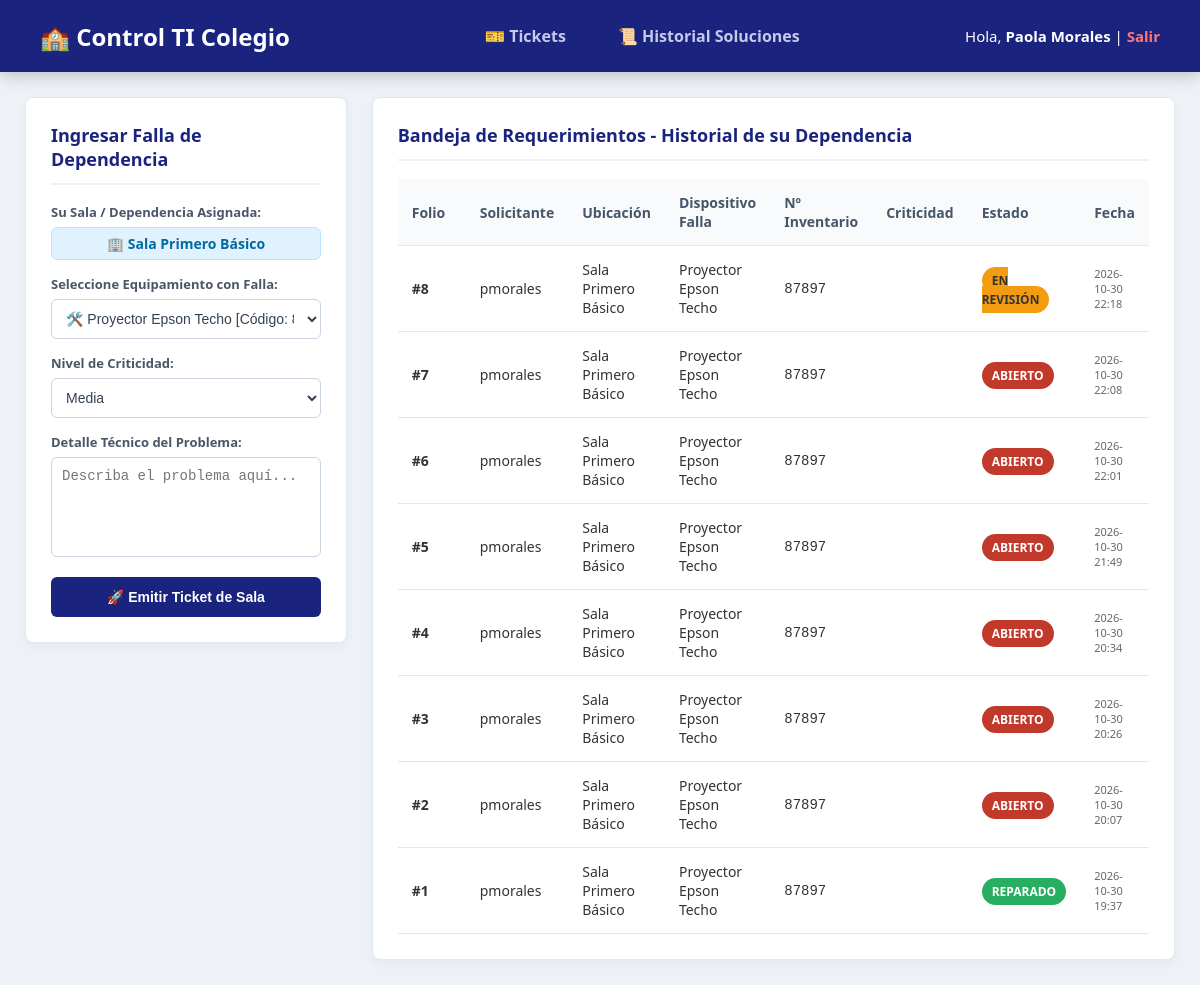
Screenshot of /dashboard (signed in) with the database file from the repository.
### tables this page shows
CREATE TABLE tickets (
                    id INTEGER PRIMARY KEY AUTOINCREMENT,
                    solicitante TEXT NOT NULL,
                    sala TEXT NOT NULL,
                    tipo_equipo TEXT NOT NULL,
                    codigo_inventario TEXT,
                    descripcion_falla TEXT NOT NULL,
                    estado TEXT NOT NULL,
                    fecha_reporte TEXT NOT NULL,
                    prioridad TEXT DEFAULT 'Media',
                    fecha_solucion TEXT,
                    tipo_solucion TEXT,        -- 'Reparación en Sitio', 'Cambio Componente', 'Garantía'
                    comentario_tecnico TEXT,
                    fecha_planificada TEXT,     -- Calendario de planificación técnica
                    FOREIGN KEY(solicitante) REFERENCES usuarios(username)
                );

### app_escuela.py (the view, shortened to what this page needs)
@app.route('/dashboard', methods=['GET', 'POST'])
def dashboard():
    if 'usuario' not in session:
        return redirect(url_for('login'))
    equipos_sala = consultar_escuela("SELECT nombre_equipo, codigo_inventario FROM inventario_sala WHERE sala = ?", (session.get('sala_asignada'),))
    if session.get('rol') in ['Tecnico', 'Informático']:
        tickets = consultar_escuela("SELECT id, solicitante, sala, tipo_equipo, codigo_inventario, prioridad, estado, fecha_reporte FROM tickets ORDER BY id DESC")
    else:
        tickets = consultar_escuela("SELECT id, solicitante, sala, tipo_equipo, codigo_inventario, prioridad, estado, fecha_reporte FROM tickets WHERE sala = ? ORDER BY id DESC", (session.get('sala_asignada'),))
    return render_template('panel_tickets.html', tickets=tickets, catalogo=equipos_sala)

### app_escuela.py (called while the page is built)
def consultar_escuela(query, params=()):
    try:
        with sqlite3.connect(modelo.db_name) as conexion:
            cursor = conexion.cursor()
            cursor.execute(query, params)
            return cursor.fetchall()
    except Exception as e:
        print(f"Error consulta: {e}")
        return []

### templates/panel_tickets.html (shortened to what this page needs)
<!DOCTYPE html>
<html lang="es">
<head>
</head>
<body>
    <nav>
        <a class="brand" href="#">🏫 Control TI Colegio</a>
        <div class="menu-items">
            {% if 'Tickets' in session.get('permisos', []) %} <a href="/dashboard">🎫 Tickets</a> {% endif %}
            <a href="/historial_soluciones">📜 Historial Soluciones</a>
        </div>
        <div class="user-info">Hola, <strong>{{ session.get('nombre') }}</strong> | <a href="/logout" style="color:#ff7675; text-decoration:none; font-weight:bold;">Salir</a></div>
    </nav>
    <div class="container">
        <div class="workspace">
            <form class="left-panel" action="/dashboard" method="POST">
                <h3>Ingresar Falla de Dependencia</h3>
                <div class="form-group">
                    <label>Su Sala / Dependencia Asignada:</label>
                    <span class="badge-sala">🏢 {{ session.get('sala_asignada', 'Cargando...') }}</span>
                </div>
                <div class="form-group">
                    <label>Seleccione Equipamiento con Falla:</label>
				<select name="equipo_inventario" required>
					{% for eq in catalogo %}
						<option value="{{ eq[0] }}|{{ eq[1] }}">🛠️ {{ eq[0] }} [Código: {{ eq[1] }}]</option>
					{% else %}
						<option disabled selected value="">⚠️ Esta sala no registra equipos asignados en el inventario</option>
					{% endfor %}
				</select>
                </div>
                <div class="form-group">
                    <label>Nivel de Criticidad:</label>
                    <select name="prioridad">
                        <option value="Media" selected>Media</option>
                    </select>
                </div>
                <div class="form-group">
                    <label>Detalle Técnico del Problema:</label>
                    <textarea name="descripcion" placeholder="Describa el problema aquí..." required></textarea>
                </div>
                <button type="submit" class="btn-submit">🚀 Emitir Ticket de Sala</button>
            </form>
            <div class="right-panel">
                <h3>Bandeja de Requerimientos - Historial de su Dependencia</h3>
                <table>
                    <thead>
                        <tr>
                            <th style="width:50px;">Folio</th>
                            <th>Solicitante</th>
                            <th>Ubicación</th>
                            <th>Dispositivo Falla</th>
                            <th>Nº Inventario</th>
                            <th>Criticidad</th>
                            <th>Estado</th>
                            <th>Fecha</th>
                        </tr>
                    </thead>
                    <tbody>
                        {% for t in tickets %}
                        <tr class="{% if t[8]=='Crítica' %}critica{% elif t[8]=='Alta' %}alta{% endif %}">
                            <td><strong>#{{ t[0] }}</strong></td>
                            <td>{{ t[1] }}</td>
                            <td>{{ t[2] }}</td>
                            <td>{{ t[3] }}</td>
                            <td style="font-family:monospace;">{{ t[4] }}</td>
                            <td><strong>{{ t[8] }}</strong></td>
                            <td><span class="badge {% if t[6]=='Abierto' %}abierto{% elif t[6]=='En Revisión' %}revision{% else %}reparado{% endif %}">{{ t[6] }}</span></td>
                            <td style="font-size:11px; color:#666;">{{ t[7][:16] }}</td>
                        </tr>
                        {% else %}
                        <tr>
                            <td colspan="8" style="text-align: center; color: #7f8c8d; padding: 30px;">No se registran incidentes activos actualmente.</td>
                        </tr>
                        {% endfor %}
                    </tbody>
                </table>
            </div>
        </div>
    </div>
</body>
</html>

### templates/panel_tickets.html (style rules this page uses)
:root { --primary: #1a237e; --secondary: #16a085; --danger: #c0392b; --warning: #f39c12; --success: #27ae60; --light: #f5f7fa; }
body { font-family: 'Segoe UI', Tahoma, Geneva, Verdana, sans-serif; background: #eef2f7; margin: 0; padding: 0; color: #333; }
nav { background: var(--primary); color: white; padding: 15px 40px; display: flex; justify-content: space-between; align-items: center; box-shadow: 0 4px 15px rgba(0,0,0,0.2); }
nav a.brand { color: white; text-decoration: none; font-size: 24px; font-weight: 800; }
.menu-items { display: flex; gap: 12px; margin-left: 30px; }
.menu-items a { color: #c5cae9; text-decoration: none; font-size: 16px; font-weight: 600; padding: 10px 20px; border-radius: 6px; transition: all 0.3s ease; display: inline-block; }
nav .user-info { font-size: 15px; }
.container { max-width: 1350px; margin: 25px auto; padding: 0 25px; }
.workspace { display: flex; gap: 25px; }
.left-panel { width: 350px; background: white; border-radius: 8px; padding: 25px; box-shadow: 0 4px 12px rgba(0,0,0,0.04); height: fit-content; border: 1px solid #e2e8f0; }
.right-panel { flex-grow: 1; background: white; border-radius: 8px; padding: 25px; box-shadow: 0 4px 12px rgba(0,0,0,0.04); border: 1px solid #e2e8f0; }
h3 { margin-top: 0; color: var(--primary); font-size: 18px; border-bottom: 2px solid #edf2f7; padding-bottom: 12px; font-weight: 700; }
.form-group { margin-bottom: 15px; }
label { display: block; font-size: 13px; font-weight: 600; margin-bottom: 6px; color: #4a5568; }
select, textarea, input { width: 100%; box-sizing: border-box; padding: 10px; font-size: 14px; border: 1px solid #cbd5e1; border-radius: 6px; background: #fff; color: #334155; }
textarea { height: 100px; resize: none; }
button.btn-submit { width: 100%; padding: 12px; background: var(--primary); border: none; color: white; font-weight: bold; font-size: 14px; border-radius: 6px; cursor: pointer; transition: 0.2s; }
.badge-sala { background: #e0f2fe; color: #0369a1; padding: 6px 12px; border-radius: 6px; font-weight: bold; font-size: 14px; display: block; text-align: center; border: 1px solid #bae6fd; }
table { width: 100%; border-collapse: collapse; font-size: 14px; }
th, td { padding: 14px; text-align: left; border-bottom: 1px solid #e2e8f0; }
th { background: #f8fafc; color: #475569; font-weight: 600; }
.badge { padding: 5px 10px; border-radius: 20px; font-size: 12px; font-weight: bold; color: white; text-transform: uppercase; }
.badge.abierto { background: var(--danger); }
.badge.revision { background: var(--warning); color: #333; }
.badge.reparado { background: var(--success); }

### rows the page displays
tickets: id "8", solicitante "pmorales", sala "Sala Primero Básico", tipo_equipo "Proyector Epson Techo", codigo_inventario "87897", estado "EN REVISIÓN", fecha_reporte "2026-10-30 22:18"
tickets: id "7", solicitante "pmorales", sala "Sala Primero Básico", tipo_equipo "Proyector Epson Techo", codigo_inventario "87897", estado "ABIERTO", fecha_reporte "2026-10-30 22:08"
tickets: id "6", solicitante "pmorales", sala "Sala Primero Básico", tipo_equipo "Proyector Epson Techo", codigo_inventario "87897", estado "ABIERTO", fecha_reporte "2026-10-30 22:01"
tickets: id "5", solicitante "pmorales", sala "Sala Primero Básico", tipo_equipo "Proyector Epson Techo", codigo_inventario "87897", estado "ABIERTO", fecha_reporte "2026-10-30 21:49"
tickets: id "4", solicitante "pmorales", sala "Sala Primero Básico", tipo_equipo "Proyector Epson Techo", codigo_inventario "87897", estado "ABIERTO", fecha_reporte "2026-10-30 20:34"
tickets: id "3", solicitante "pmorales", sala "Sala Primero Básico", tipo_equipo "Proyector Epson Techo", codigo_inventario "87897", estado "ABIERTO", fecha_reporte "2026-10-30 20:26"
tickets: id "2", solicitante "pmorales", sala "Sala Primero Básico", tipo_equipo "Proyector Epson Techo", codigo_inventario "87897", estado "ABIERTO", fecha_reporte "2026-10-30 20:07"
tickets: id "1", solicitante "pmorales", sala "Sala Primero Básico", tipo_equipo "Proyector Epson Techo", codigo_inventario "87897", estado "REPARADO", fecha_reporte "2026-10-30 19:37"

### other values shown
{{ session.get('nombre') }} "Paola Morales"
{{ session.get('sala_asignada', 'Cargando...') }} "Sala Primero Básico"
